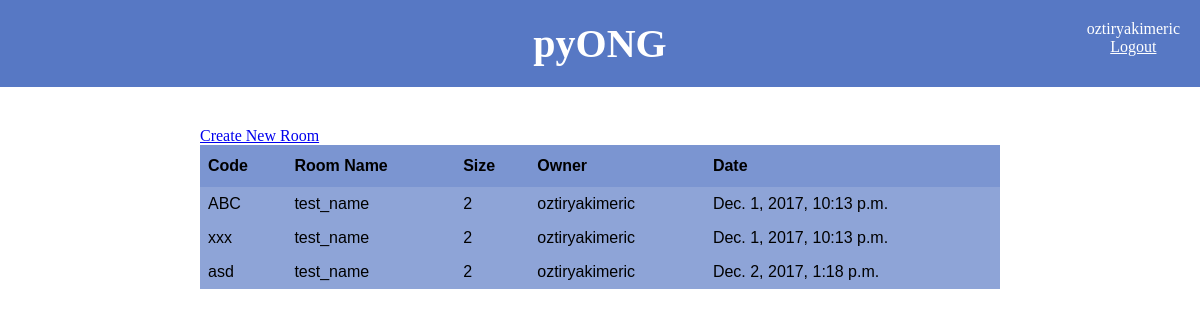
The app's page /rooms (signed in), older data.
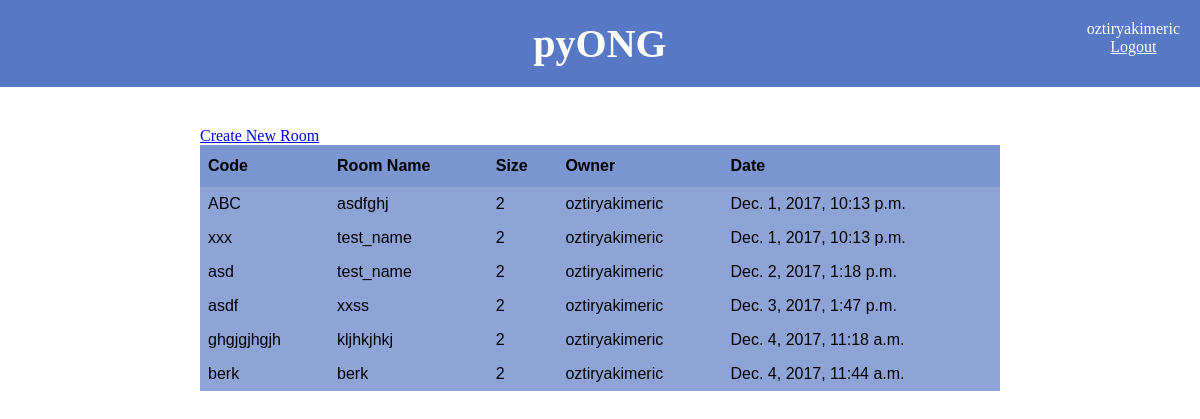
The same page, newer data.
### game/models.py (models this page shows, shortened)
class GameRoom(models.Model):
    name = models.CharField(max_length=144)
    code = models.CharField(max_length=10, db_index=True)
    owner = models.ForeignKey(User, related_name="builder")
    player_count = models.IntegerField(default=2)
    ball_size = models.IntegerField(default=20)
    paddle_size = models.IntegerField(default=75)
    timestamp = models.DateTimeField(auto_now_add=True, db_index=True)

### game/views.py (the view)
# urls.py: url(r'^rooms', list_rooms),
@login_required
def list_rooms(request):
    rooms = GameRoom.objects.all()
    return render(request, "room_list.html", {"rooms": rooms})

### templates/room_list.html (shortened to what this page needs)
<!DOCTYPE html>
{% extends "base.html" %}
{% block header_text %}pyONG{% endblock %}
{% block content %}
<div style="width:800px; margin:0 auto;">
    <a href="/create_room">Create New Room</a>
    <table id="rooms" style="width:800px; margin:0 auto;">
        <tr>
            <th>Code</th>
            <th>Room Name</th>
            <th>Size</th>
            <th>Owner</th>
            <th>Date</th>
        </tr>
    {% for room in rooms %}
        <tr class="clickable" data-href="/room/{{ room.code }}" >
            <td>{{ room.code }}</td>
            <td>{{ room.name }}</td>
            <td>{{ room.player_count }}</td>
            <td>{{ room.owner }}</td>
            <td>{{ room.timestamp }}</td>
        </tr>
    {% endfor %}
    </table>
</div>
{% endblock %}

### templates/base.html (shortened to what this page needs)
{% load staticfiles %}
<html>
<head>
    <link rel="stylesheet" href="{% static 'style.css' %}" type="text/css" media="screen" />
</head>
<body>
    <header>
        <h1>{% block header_text %}{% endblock %}</h1>
        <div>
        {% if user.is_authenticated %}
            <p>{{ user.username }}</p>
            <a href="{% url 'logout' %}">Logout</a>
        {% endif %}
        </div>
    </header>
    <section>
        {% block content %}
        {% endblock %}
    </section>
</body>
</html>

### static/style.css (style rules this page uses)
html, body, div, span, applet, object, iframe, p, blockquote, pre, a, abbr, acronym, address, big, cite, code, del, dfn, em, img, ins, kbd, q, s, samp, small, strike, strong, sub, sup, tt, var, b, u, i, center, dl, dt, dd, ol, ul, li, fieldset, form, label, legend, table, caption, tbody, tfoot, thead, tr, th, td, article, aside, canvas, details, embed, figure, figcaption, footer, header, hgroup, menu, nav, output, ruby, section, summary, time, mark, audio, video { margin: 0; padding: 0; font-size: 100%; font: inherit; vertical-align: baseline; }
header { padding: 20px 0; margin: 0 0 40px 0; background: #5778C4; color: #fff; }
header h1 { width: 800px; margin: 0 auto; font-size: 40px; text-align: center; }
header div { position: absolute; top: 20px; right: 20px; text-align: center; }
header a { color: white; }

### templates/room_list.html (style rules this page uses)
#rooms { font-family: "Trebuchet MS", Arial, Helvetica, sans-serif; border-collapse: collapse; width: 100%; }
#rooms td, #rooms th { padding: 8px; }
#rooms tr { background-color: #8ea4d7; }
#rooms th { padding-top: 12px; padding-bottom: 12px; text-align: left; background-color: #7b95d1; font-weight: bold; color: black; }

Row changes from the older to the newer data that the page shows:
changed GameRoom "ABC": name "test_name" → "asdfghj"
added GameRoom: code "asdf", name "xxss", player_count "2", owner "oztiryakimeric", timestamp "Dec. 3, 2017, 1:47 p.m."
added GameRoom: code "ghgjgjhgjh", name "kljhkjhkj", player_count "2", owner "oztiryakimeric", timestamp "Dec. 4, 2017, 11:18 a.m."
added GameRoom: code "berk", name "berk", player_count "2", owner "oztiryakimeric", timestamp "Dec. 4, 2017, 11:44 a.m."
